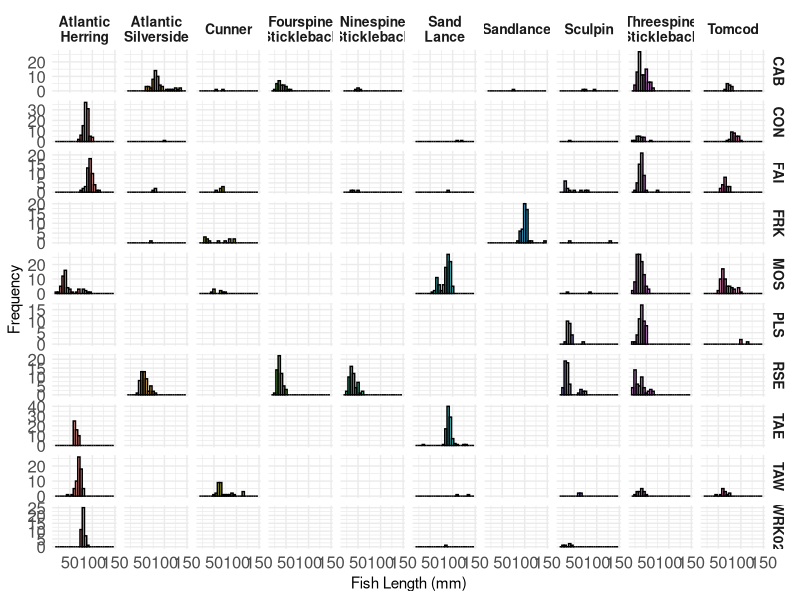
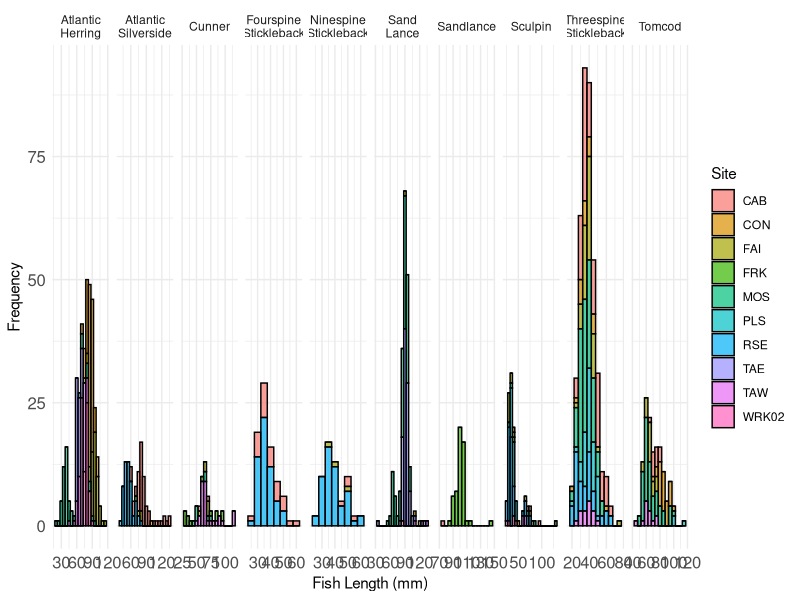
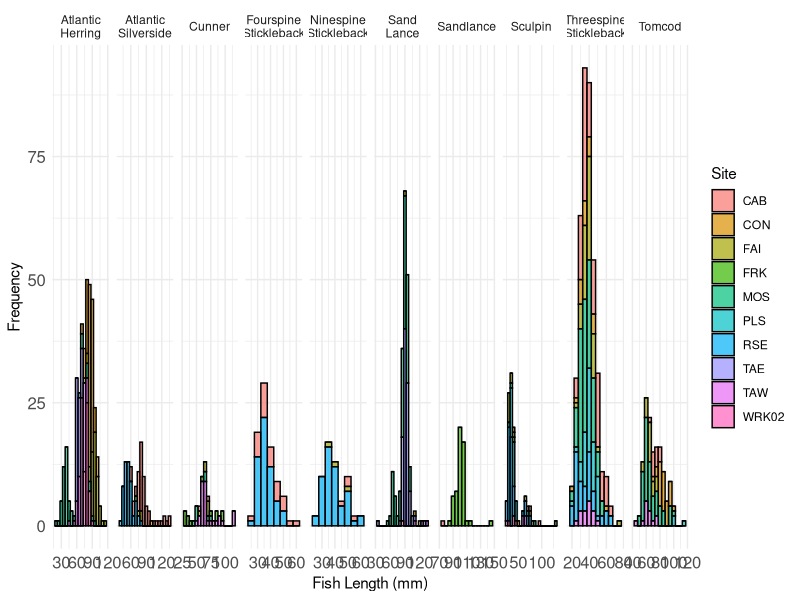

The R source for these figures, in order:
library(ggplot2)
library(dplyr)
library(tidyr)
library(stringr)

#Plotting simple histograms of fish length distributions 
fish.x <-read.csv("data/2019_FishLengthMeasurements.csv", header = T)
colnames(fish.x)<-gsub("Total_Length..mm.", "length", colnames(fish.x))

fish.xx <- fish.x %>% group_by(Species) %>%
  summarise(occurrences=n()) %>% 
  filter(occurrences > 40) %>% 
  inner_join(fish.x, by="Species") %>%
  data.frame()
  
fish.xx$Species<-str_wrap(fish.xx$Species, width=8)

ggplot(data=fish.xx, aes(as.numeric(length),fill=Species))+
  geom_histogram(binwidth = 5, color="black", alpha=0.7)+
  facet_grid(rows = vars(Site), cols=vars(Species),scales="free_y")+
  labs(x="Fish Length (mm)", y="Frequency")+
  theme_minimal()+
  theme(strip.text.x=element_text(size=10, face="bold"),
        strip.text.y=element_text(size=10, face="bold"),
        axis.text = element_text(size=12),
        legend.position = "none")

ggplot(data=fish.xx, aes(as.numeric(length),fill=Site))+
  geom_histogram(binwidth = 5, color="black", alpha=0.7)+
  facet_grid(cols=vars(Species),scales="free_x")+
  labs(x="Fish Length (mm)", y="Frequency")+
  theme_minimal()+
  theme(strip.text.y=element_text(size=10, face="bold"),
        axis.text = element_text(size=12),
        legend.position = "right")


ggsave("2019_FishLength_Histogram.png",plot=last_plot(),width=10, height=8, dpi=300, path = "figures/")
